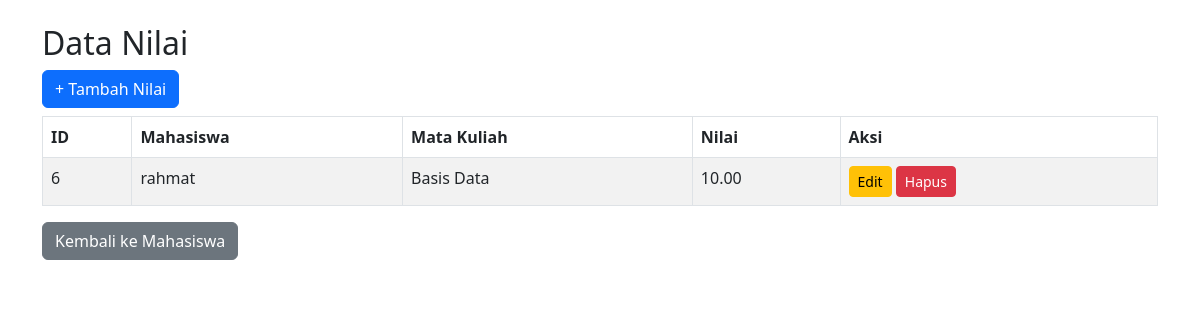
The app's page /index_nilai.php with its own data.
### tables this page shows
CREATE TABLE `nilai` (
  `id` int(11) NOT NULL,
  `mahasiswa_id` int(11) NOT NULL,
  `matakuliah_id` int(11) NOT NULL,
  `nilai` decimal(5,2) NOT NULL,
  `created_at` timestamp NOT NULL DEFAULT current_timestamp(),
  `updated_at` timestamp NOT NULL DEFAULT current_timestamp() ON UPDATE current_timestamp()
);

CREATE TABLE `mahasiswa` (
  `id` int(11) NOT NULL,
  `nama` varchar(100) NOT NULL,
  `nim` varchar(20) NOT NULL,
  `jurusan_id` int(11) DEFAULT NULL,
  `created_at` timestamp NOT NULL DEFAULT current_timestamp(),
  `updated_at` timestamp NOT NULL DEFAULT current_timestamp() ON UPDATE current_timestamp()
);

CREATE TABLE `matakuliah` (
  `id` int(11) NOT NULL,
  `kode_matkul` varchar(10) NOT NULL,
  `nama_matkul` varchar(100) NOT NULL,
  `sks` int(11) NOT NULL,
  `created_at` timestamp NOT NULL DEFAULT current_timestamp(),
  `updated_at` timestamp NOT NULL DEFAULT current_timestamp() ON UPDATE current_timestamp()
);

### nilai.php (called while the page is built, shortened)
<?php
class Nilai {
    private $db;
    public function __construct($pdo) {
        $this->db = $pdo;
    }
    public function getAllWithDetails() {
        $stmt = $this->db->query("
            SELECT n.id, m.nama as mahasiswa_nama, mk.nama_matkul, n.nilai
            FROM nilai n
            JOIN mahasiswa m ON n.mahasiswa_id = m.id
            JOIN matakuliah mk ON n.matakuliah_id = mk.id
        ");
        return $stmt->fetchAll(PDO::FETCH_ASSOC);
    }
}
?>

### index_nilai.php (the view, shortened to what this page needs)
<?php
require_once 'Nilai.php';
require_once 'db.php';
$nilai = new Nilai($pdo);
$data = $nilai->getAllWithDetails();
?>
<!DOCTYPE html>
<html>
<head>
    <link href="https://cdn.jsdelivr.net/npm/bootstrap@5.3.0/dist/css/bootstrap.min.css" rel="stylesheet">
</head>
<body class="container mt-4">
    <h2>Data Nilai</h2>
    <a href="form_nilai.php" class="btn btn-primary mb-2">+ Tambah Nilai</a>
    <table class="table table-bordered table-striped">
        <thead>
            <tr>
                <th>ID</th>
                <th>Mahasiswa</th>
                <th>Mata Kuliah</th>
                <th>Nilai</th>
                <th>Aksi</th>
            </tr>
        </thead>
        <tbody>
            <?php foreach ($data as $row): ?>
            <tr>
                <td><?= $row['id'] ?></td>
                <td><?= $row['mahasiswa_nama'] ?></td>
                <td><?= $row['nama_matkul'] ?></td>
                <td><?= $row['nilai'] ?></td>
                <td>
                    <a href="form_nilai.php?id=<?= $row['id'] ?>" class="btn btn-warning btn-sm">Edit</a>
                    <a href="proses_nilai.php?hapus=<?= $row['id'] ?>" class="btn btn-danger btn-sm" onclick="return confirm('Yakin ingin menghapus?')">Hapus</a>
                </td>
            </tr>
            <?php endforeach; ?>
        </tbody>
    </table>
    <a href="index.php" class="btn btn-secondary">Kembali ke Mahasiswa</a>
</body>
</html>

### records on screen
nilai: id "6", mahasiswa.nama "rahmat", matakuliah.nama_matkul "Basis Data", nilai "10.00"
